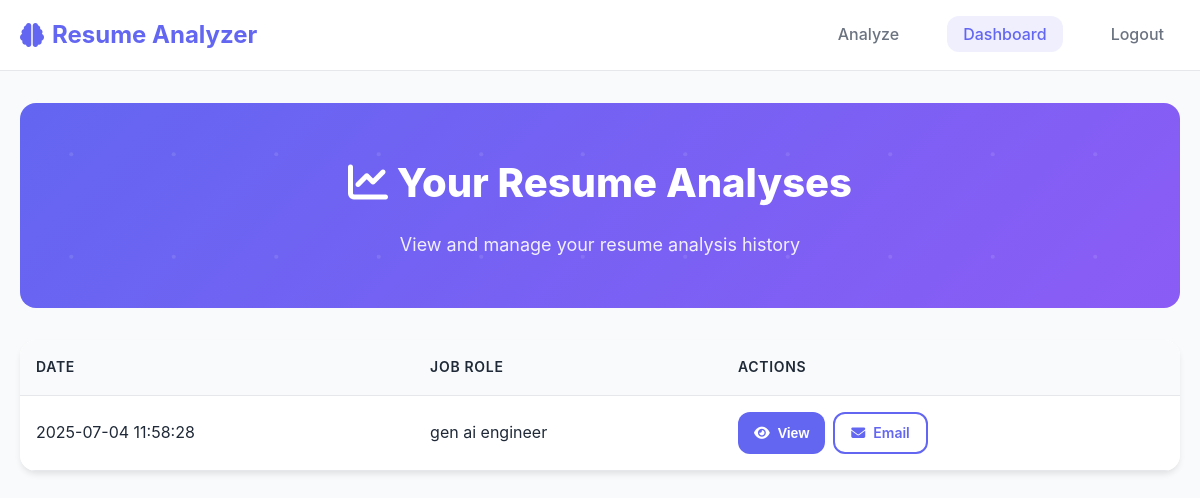
Before: /dashboard (signed in) with the older database file.
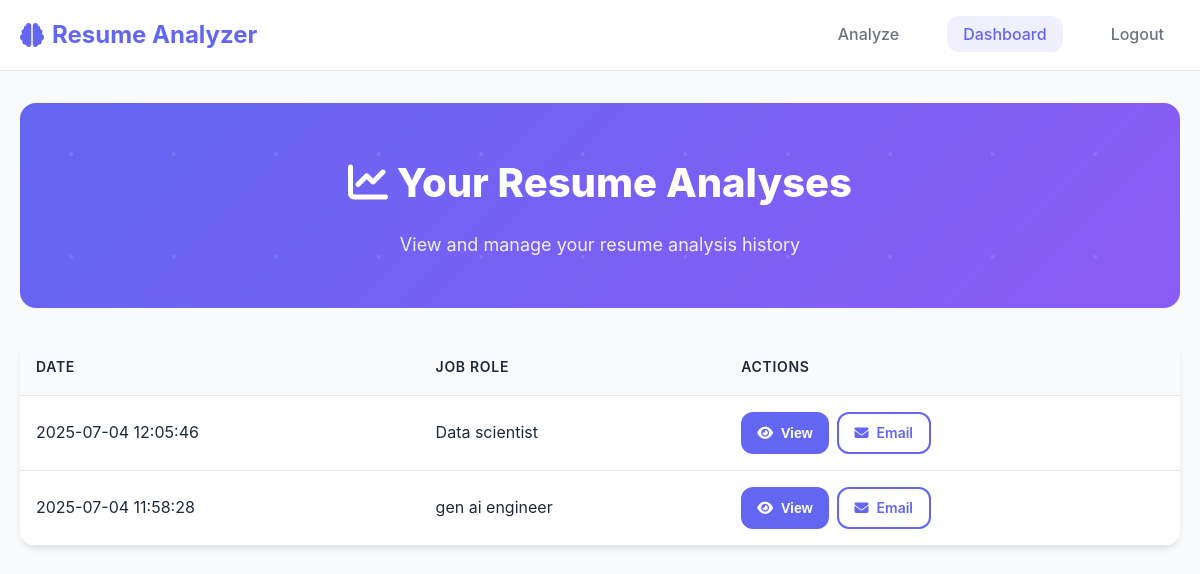
After: the same page with the newer database file.
### tables this page shows
CREATE TABLE analysis_history (
    id INTEGER PRIMARY KEY AUTOINCREMENT,
    user_id INTEGER NOT NULL,
    job_role TEXT NOT NULL,
    result TEXT NOT NULL,
    created_at TIMESTAMP DEFAULT CURRENT_TIMESTAMP,
    FOREIGN KEY (user_id) REFERENCES users(id)
);

### app.py (the view)
@app.route("/dashboard")
def dashboard():
    if "user_id" not in session:
        flash("Please log in first.", "warning")
        return redirect(url_for("login"))
    conn = get_db_connection()
    cursor = conn.cursor()
    cursor.execute("SELECT * FROM analysis_history WHERE user_id = ? ORDER BY created_at DESC", (session["user_id"],))
    history = cursor.fetchall()
    conn.close()
    return render_template("dashboard.html", name=session["user_name"], history=history)

### app.py (called while the page is built)
def get_db_connection():
    conn = sqlite3.connect(DB_PATH)
    conn.row_factory = sqlite3.Row
    return conn

### templates/dashboard.html (shortened to what this page needs)
<!DOCTYPE html>
<html lang="en">
<head>
    <link rel="stylesheet" href="https://cdnjs.cloudflare.com/ajax/libs/font-awesome/6.1.1/css/all.min.css">
    <link rel="stylesheet" href="{{ url_for('static', filename='style.css') }}">
</head>
<body>
    <nav class="navbar">
        <div class="container">
            <div class="nav-container">
                <a class="navbar-brand" href="{{ url_for('index') }}">
                    <i class="fas fa-brain"></i>
                    Resume Analyzer
                </a>
                <ul class="nav-menu" id="navMenu">
                    <li><a class="nav-link" href="{{ url_for('index') }}">Analyze</a></li>
                    <li><a class="nav-link active" href="{{ url_for('dashboard') }}">Dashboard</a></li>
                    <li><a class="nav-link" href="{{ url_for('logout') }}">Logout</a></li>
                </ul>
            </div>
        </div>
    </nav>
    <div class="container" style="padding-top: 2rem;">
        <div class="header-section">
            <div class="header-content">
                <h1><i class="fas fa-chart-line"></i> Your Resume Analyses</h1>
                <p>View and manage your resume analysis history</p>
            </div>
        </div>
        {% if history %}
            <div class="card">
                <div class="card-body p-0">
                    <div class="table-responsive">
                        <table class="table">
                            <thead>
                                <tr>
                                    <th>Date</th>
                                    <th>Job Role</th>
                                    <th>Actions</th>
                                </tr>
                            </thead>
                            <tbody>
                                {% for analysis in history %}
                                <tr data-analysis-id="{{ analysis.id }}">
                                    <td>{{ analysis.created_at }}</td>
                                    <td>{{ analysis.job_role }}</td>
                                    <td>
                                        <div class="d-flex gap-2">
                                            <button class="btn btn-primary btn-sm view-analysis"
                                                    onclick="showAnalysis('{{ analysis.result | replace('\n', '\\n') | replace('"', '\\"') }}')"
                                                    data-analysis="{{ analysis.result | replace('\n', '\\n') | replace('"', '\\"') }}">
                                                <i class="fas fa-eye"></i> View
                                            </button>
                                            <a href="{{ url_for('email_analysis', analysis_id=analysis.id) }}"
                                               class="btn btn-outline btn-sm">
                                                <i class="fas fa-envelope"></i> Email
                                            </a>
                                        </div>
                                    </td>
                                </tr>
                                {% endfor %}
                            </tbody>
                        </table>
                    </div>
                </div>
            </div>
        {% endif %}
    </div>
</body>
</html>

### static/style.css (style rules this page uses)
* { margin: 0; padding: 0; box-sizing: border-box; }
:root { --primary-color: #6366f1; --primary-hover: #5b5cf6; --secondary-color: #f8fafc; --accent-color: #10b981; --danger-color: #ef4444; --warning-color: #f59e0b; --text-primary: #1f2937; --text-secondary: #6b7280; --text-light: #9ca3af; --border-color: #e5e7eb; --background: #ffffff; --surface: #f9fafb; --shadow-sm: 0 1px 2px 0 rgba(0, 0, 0, 0.05); --shadow-md: 0 4px 6px -1px rgba(0, 0, 0, 0.1); --shadow-lg: 0 10px 15px -3px rgba(0, 0, 0, 0.1); --shadow-xl: 0 20px 25px -5px rgba(0, 0, 0, 0.1); --radius: 12px; --radius-lg: 16px; --font-sans: -apple-system, BlinkMacSystemFont, 'Segoe UI', Roboto, 'Helvetica Neue', Arial, sans-serif; }
body { font-family: var(--font-sans); background-color: var(--surface); color: var(--text-primary); line-height: 1.6; font-size: 16px; }
.container { max-width: 1200px; margin: 0 auto; padding: 0 20px; }
.navbar { background: var(--background); border-bottom: 1px solid var(--border-color); padding: 1rem 0; position: sticky; top: 0; z-index: 100; backdrop-filter: blur(8px); }
.nav-container { display: flex; justify-content: space-between; align-items: center; }
.navbar-brand { font-size: 1.5rem; font-weight: 700; color: var(--primary-color); text-decoration: none; display: flex; align-items: center; gap: 0.5rem; }
.nav-menu { display: flex; list-style: none; gap: 2rem; align-items: center; }
.nav-link { color: var(--text-secondary); text-decoration: none; font-weight: 500; padding: 0.5rem 1rem; border-radius: var(--radius); transition: all 0.2s ease; }
.nav-link:hover, .nav-link.active { color: var(--primary-color); background-color: rgba(99, 102, 241, 0.1); }
.card { background: var(--background); border-radius: var(--radius-lg); box-shadow: var(--shadow-md); margin-bottom: 2rem; overflow: hidden; transition: all 0.3s ease; }
.card-body { padding: 2rem; }
.header-section { background: linear-gradient(135deg, var(--primary-color), #8b5cf6); color: white; padding: 3rem 2rem; border-radius: var(--radius-lg); margin-bottom: 2rem; text-align: center; position: relative; overflow: hidden; }
.header-section::before { content: ''; position: absolute; top: 0; left: 0; right: 0; bottom: 0; }
.header-content { position: relative; z-index: 1; }
.header-section h1 { font-size: 2.5rem; font-weight: 800; margin-bottom: 1rem; }
.header-section p { font-size: 1.125rem; opacity: 0.9; max-width: 600px; margin: 0 auto; }
.btn { display: inline-flex; align-items: center; justify-content: center; gap: 0.5rem; padding: 0.875rem 1.5rem; font-size: 1rem; font-weight: 600; text-decoration: none; border: none; border-radius: var(--radius); cursor: pointer; transition: all 0.2s ease; text-align: center; min-width: 120px; }
.btn-primary { background: var(--primary-color); color: white; }
.btn-outline { background: transparent; border: 2px solid var(--primary-color); color: var(--primary-color); }
.btn-sm { padding: 0.5rem 1rem; font-size: 0.875rem; min-width: auto; }
.table-responsive { overflow-x: auto; border-radius: var(--radius); box-shadow: var(--shadow-sm); }
.table { width: 100%; background: var(--background); border-collapse: collapse; }
.table th, .table td { padding: 1rem; text-align: left; border-bottom: 1px solid var(--border-color); }
.table th { background: var(--surface); font-weight: 600; color: var(--text-primary); text-transform: uppercase; font-size: 0.875rem; letter-spacing: 0.05em; }
.p-0 { padding: 0; }
.d-flex { display: flex; }
.gap-2 { gap: 0.5rem; }
.card, .header-section { animation: fadeIn 0.6s ease-out; }

Changed rows visible on the page:
added analysis_history: created_at "2025-07-04 12:05:46", job_role "Data scientist"
